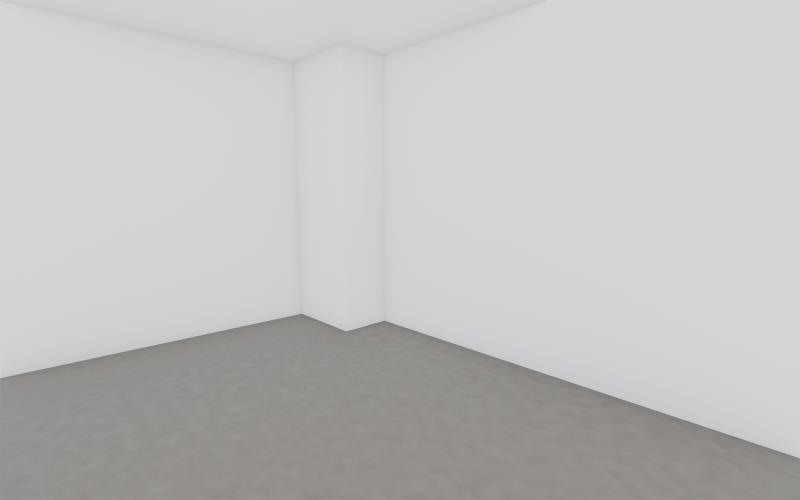
#> input picture 04_renderek/A902_alap_v2b1/A902_Alap-v2b1_blender_04_master.png, 1600 x 1000 px, found by its file name (shown at 1/2 size)
$ python osszevetes.py
#> lines starting #> are read from the running program, lines starting #| are printed output that depends on the picture
from PIL import Image, ImageDraw, ImageFont
R = '/home/claude/wsg-berendezes/'
U = '/mnt/user-data/uploads/WSG/KEP-004/01_blender_ellenorzo/Cam11_v1_2026-10-24/'
F = lambda s, b=False: ImageFont.truetype('/usr/share/fonts/truetype/dejavu/DejaVuSans%s.ttf' % ('-Bold' if b else ''), s)
tiles = [
 (R + '04_renderek/A902_alap_v2b1/A902_Alap-v2b1_blender_04_master.png', 'Cam_04 (meglévő master) · üres alapkép', 'üvegfal a képen 0 % · fejvégfal + északi fülke + pillér'),
 (U + 'A902_Alap-v2b1k11_blender_11_master-panorama_JAVASLAT.png', 'Cam_11_Master_Panorama · JAVASLAT · üres alapkép', '[3,20; 6,10; 1,20] · 20 mm · vízszintes · üvegfal a képen 38 %'),
 (R + '08_allapotfelmeres/fotok/A902/00_besorolando/A902_00_20261021_ME-BAL-077_szoba_uvegfal_kilatas.jpg', 'Helyszíni fotó ME-BAL-077 (2026-10-21) – 05.1', 'a valós nyugati panoráma: budai hegyek, tetőtáj, pálcás korlát'),
 (U + 'ellenorzes_Cam04_gardrobfal_javaslat_v1.png', 'Cam_04 + ágy valós befoglalója + gardróbfal-javaslat', 'narancs NORDLI 180×202×30 · sárga matrac (becslés) · lila fejvég · kék gardróbfal'),
 (U + 'ellenorzes_Cam11_gardrobfal_javaslat_v1.png', 'Cam_11 + ágy valós befoglalója + gardróbfal-javaslat', 'jobbra az északi gardróbfal, balra a modell déli PAX-a (szürke)'),
 ('ellenorzes_05_1_felulnezet_Cam04_Cam11_v1.png', 'Felülnézet – látómezők, ágyhelyek, kiállások', 'kék szaggatott: a tervrajz ágyhelye (≈0,40 m-rel északabbra)'),
]
TW, TH, CAP = 800, 500, 64
W, H = 3 * TW + 4 * 12, 2 * (TH + CAP) + 3 * 12 + 92
sheet = Image.new('RGB', (W, H), (246, 246, 244)); d = ImageDraw.Draw(sheet)
d.text((16, 14), 'A-902 · 05.1 master – Cam_04 vs Cam_11_Master_Panorama (JAVASLAT) · KEP-004 · 2026-10-24 · Claude', font=F(26, True), fill=(20, 20, 20))
d.text((16, 52), 'Blender v2b-1-k10 munkamásolat, az alapképekkel azonos fény (EEVEE, egyszínű égbolt, AgX MHC, exp. +0,75). Az ágy és a falak nem mozdultak; a színes testek csak jelölések. Státusz: ELLENŐRZŐKÉP – nem látványterv.', font=F(17), fill=(70, 70, 70))
for i, (p, t1, t2) in enumerate(tiles):
    im = Image.open(p).convert('RGB')
    r = min(TW / im.width, TH / im.height); im = im.resize((int(im.width * r), int(im.height * r)), Image.LANCZOS)
#> after `r = min(TW / im.width, TH / im.height)`: r = 0.5
#> after `im = im.resize((int(im.width * r), int(im.height * r)), Image.LANCZOS)`:
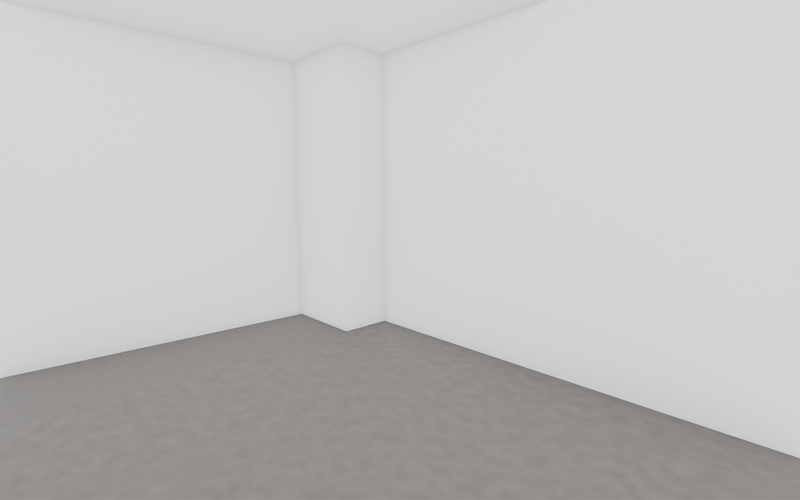
#> im: PIL image 800x500 RGB; mean R, G, B 192.3, 192.3, 192.6
    cx = 12 + (i % 3) * (TW + 12); cy = 92 + (i // 3) * (TH + CAP + 12)
    sheet.paste((255, 255, 255), (cx, cy, cx + TW, cy + TH))
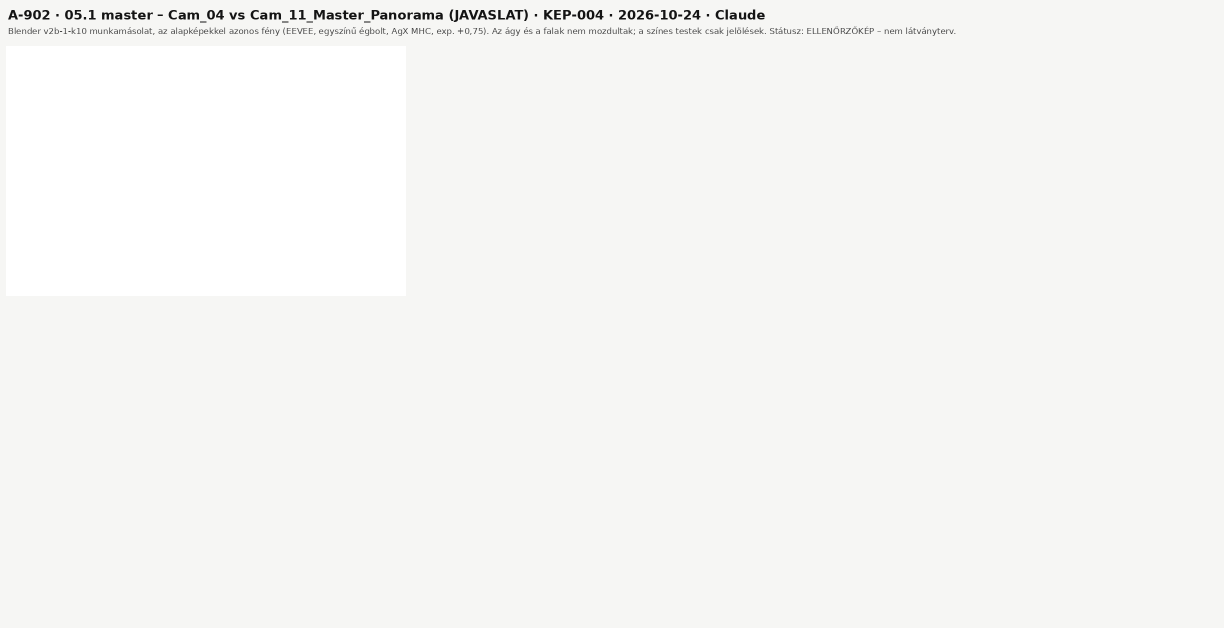
#> sheet: PIL image 2448x1256 RGB (shown at 1/2 size); mean R, G, B 246, 246, 244.3
    sheet.paste(im, (cx + (TW - im.width) // 2, cy + (TH - im.height) // 2))
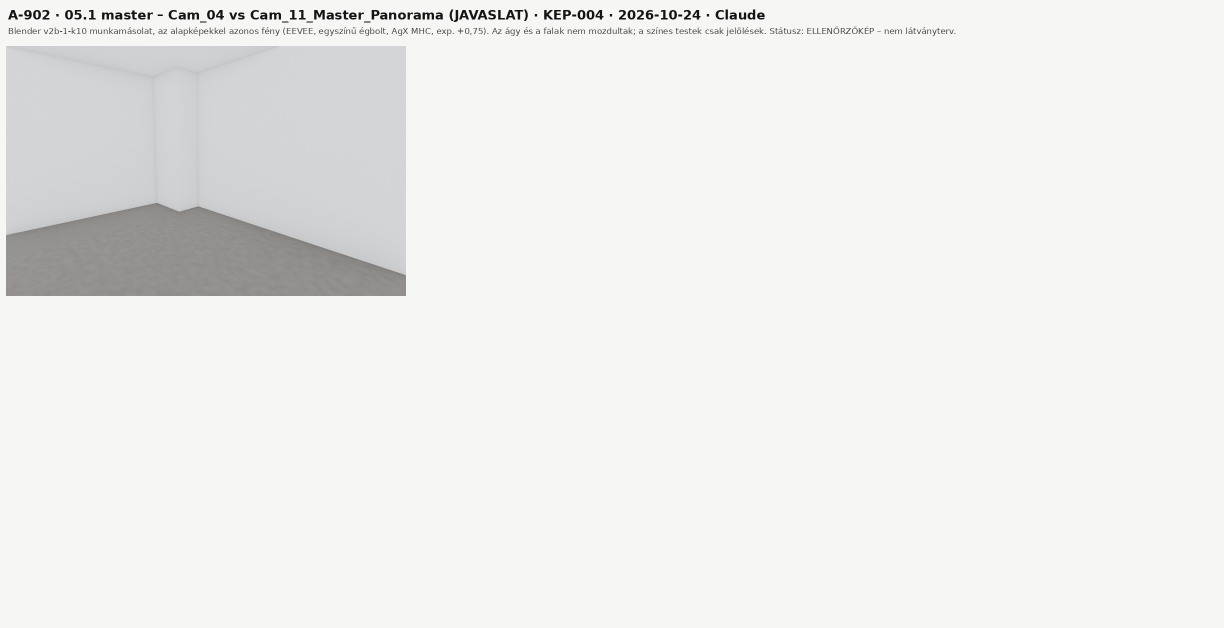
#> sheet: PIL image 2448x1256 RGB (shown at 1/2 size); mean R, G, B 237.9, 237.9, 236.2
    d.rectangle((cx, cy + TH, cx + TW, cy + TH + CAP), fill=(255, 255, 255))
    d.text((cx + 10, cy + TH + 6), t1, font=F(19, True), fill=(11, 90, 86) if 'Cam_11' in t1 else (40, 40, 40))
    d.text((cx + 10, cy + TH + 34), t2, font=F(16), fill=(80, 80, 80))
#> pass 2 of the loop `for i, (p, t1, t2) in enumerate(tiles):`:
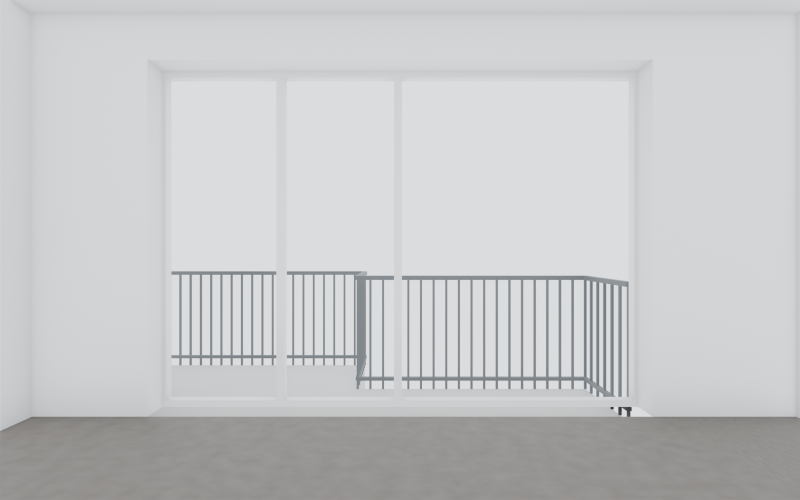
#> input picture 04_renderek/A902_cam11_javaslat_v1/A902_Alap-v2b1k11_blender_11_master-panorama_JAVASLAT.png, 1600 x 1000 px, found by its file name (shown at 1/2 size)
#> `im = im.resize((int(im.width * r), int(im.height * r)), Image.LANCZOS)`:
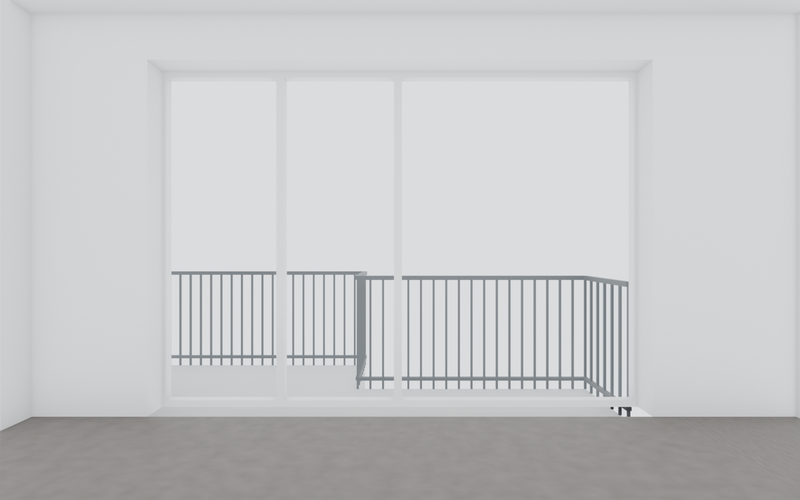
#> im: PIL image 800x500 RGB; mean R, G, B 198.7, 199.2, 200
#> `sheet.paste(im, (cx + (TW - im.width) // 2, cy + (TH - im.height) // 2))`:
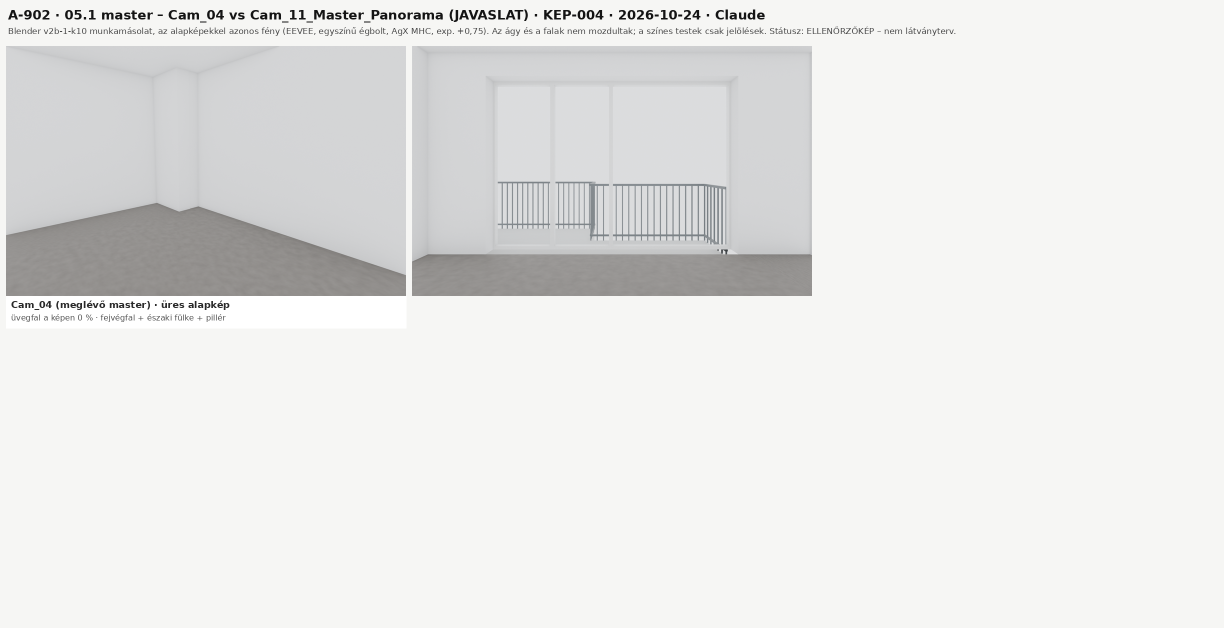
#> sheet: PIL image 2448x1256 RGB (shown at 1/2 size); mean R, G, B 231.7, 231.7, 230.4
#> (the run stopped early here; a loop or call above may not have finished)
